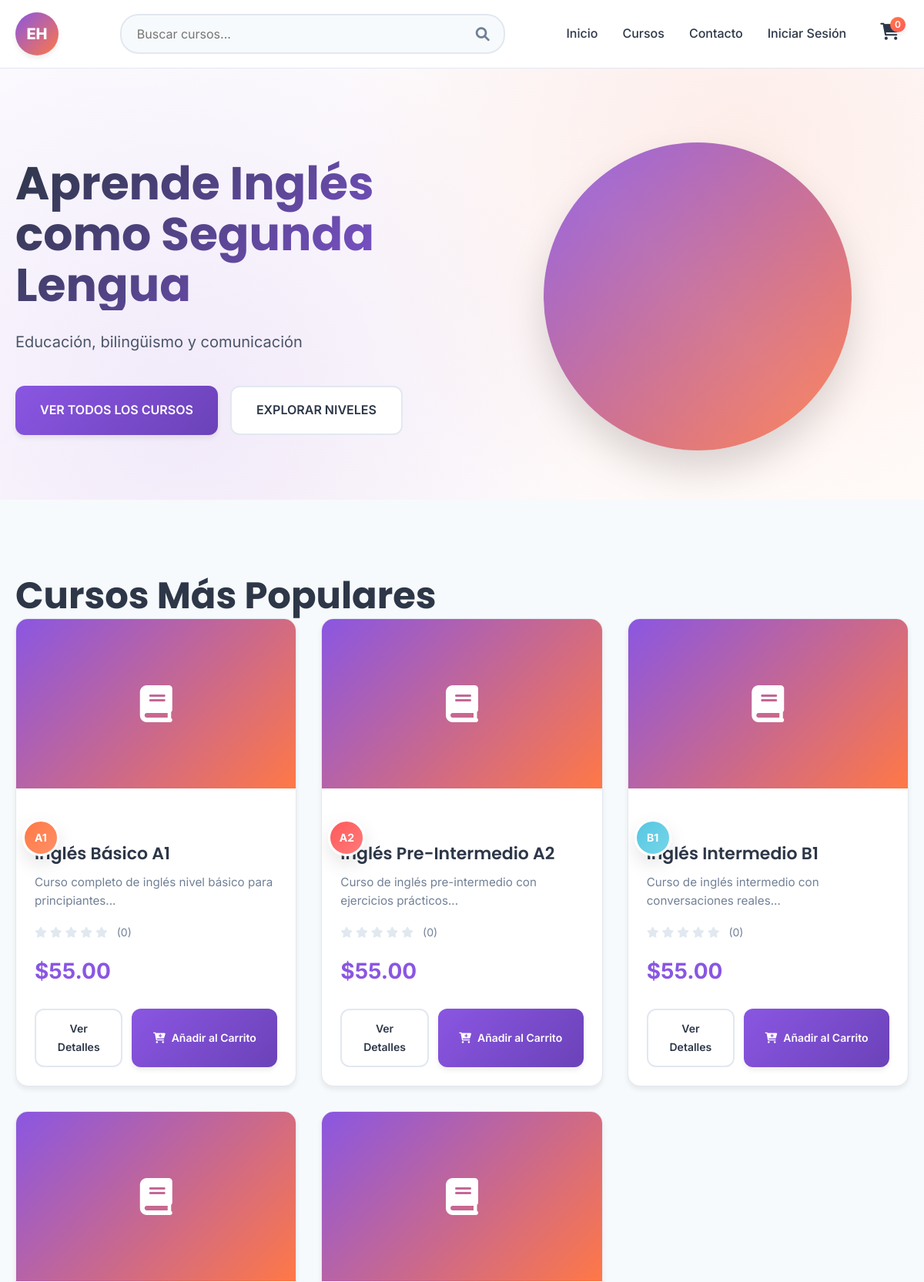
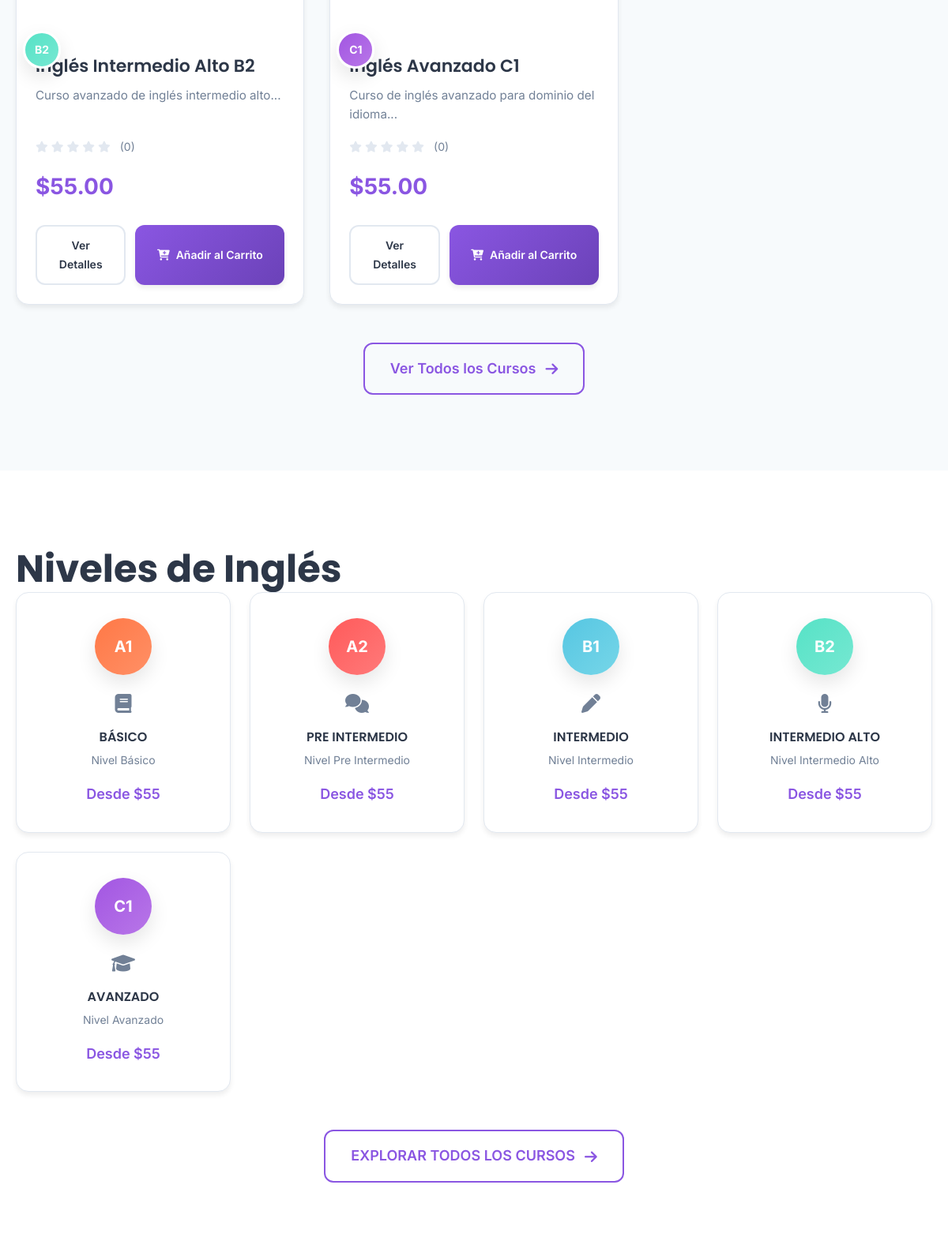
The page / (upper part) on the database its author committed (2 pictures, top to bottom).
### tables this page shows
CREATE TABLE IF NOT EXISTS courses (
    id INT AUTO_INCREMENT PRIMARY KEY,
    title VARCHAR(255) NOT NULL,
    description TEXT,
    price DECIMAL(10, 2) NOT NULL,
    image_url VARCHAR(500),
    level ENUM('A1', 'A2', 'B1', 'B2', 'C1') NOT NULL,
    is_active BOOLEAN DEFAULT TRUE,
    created_at TIMESTAMP DEFAULT CURRENT_TIMESTAMP
);

### config/config.php (called while the page is built, shortened)
<?php
function isLoggedIn() {
    return isset($_SESSION['firebase_user']) && !empty($_SESSION['firebase_user']);
}
?>

### models/Course.php (called while the page is built, shortened)
<?php
require_once dirname(__DIR__) . '/config/database.php';
class Course {
    private $conn;
    private $table = 'courses';
    public function __construct() {
        $database = new Database();
        $this->conn = $database->getConnection();
    }
    public function getAll() {
        $query = "SELECT c.*,
                         (SELECT COUNT(*) FROM videos v WHERE v.course_id = c.id AND v.is_active = 1) as video_count,
                         (SELECT AVG(rating) FROM course_ratings cr WHERE cr.course_id = c.id) as average_rating,
                         (SELECT COUNT(*) FROM course_ratings cr WHERE cr.course_id = c.id) as rating_count
                  FROM " . $this->table . " c
                  WHERE c.is_active = 1
                  ORDER BY c.created_at DESC";
        $stmt = $this->conn->prepare($query);
        $stmt->execute();
        return $stmt->fetchAll(PDO::FETCH_ASSOC);
    }
}
?>

### config/database.php (called while the page is built, shortened)
<?php
class Database {
    private $host = DB_HOST;
    private $db_name = DB_NAME;
    private $username = DB_USER;
    private $password = DB_PASS;
    public function getConnection() {
        $this->conn = null;
        try {
            $this->conn = new PDO(
                "mysql:host=" . $this->host . ";dbname=" . $this->db_name . ";charset=utf8",
                $this->username,
                $this->password
            );
            $this->conn->setAttribute(PDO::ATTR_ERRMODE, PDO::ERRMODE_EXCEPTION);
            $this->conn->setAttribute(PDO::ATTR_DEFAULT_FETCH_MODE, PDO::FETCH_ASSOC);
        } catch(PDOException $exception) {
            echo "Error de conexión: " . $exception->getMessage();
            die();
        }
        return $this->conn;
    }
}
?>

### index.php (the view, shortened to what this page needs)
<?php
require_once __DIR__ . '/config/config.php';
require_once __DIR__ . '/models/Course.php';
$courseModel = new Course();
$courses = $courseModel->getAll();
$featuredCourses = array_slice($courses, 0, 6);
$userDisplayName = 'Usuario';
?>
<!DOCTYPE html>
<html lang="es">
<head>
    <link rel="stylesheet" href="assets/css/styles.css">
    <link rel="stylesheet" href="https://cdnjs.cloudflare.com/ajax/libs/font-awesome/6.0.0-beta3/css/all.min.css">
</head>
<body>
    <header>
        <div class="container">
            <div class="logo">
                <div class="logo-circle">
                    <a href="/"><span>EH</span></a>
                </div>
            </div>
            <div class="search-bar">
                <input type="text" placeholder="Buscar cursos..." id="searchInput">
                <i class="fas fa-search"></i>
            </div>
            <nav>
                <ul>
                    <li><a href="/">Inicio</a></li>
                    <li><a href="courses.php">Cursos</a></li>
                    <li><a href="#contact">Contacto</a></li>
                    <?php if (isLoggedIn()): ?>
                        <li><a href="profile.php"><?php echo htmlspecialchars($userDisplayName); ?></a></li>
                        <?php if (isAdmin()): ?>
                            <li><a href="admin/">Admin</a></li>
                        <?php endif; ?>
                    <?php else: ?>
                        <li><a href="login.php">Iniciar Sesión</a></li>
                    <?php endif; ?>
                </ul>
                <div class="cart" id="cartIcon">
                    <i class="fas fa-shopping-cart"></i>
                    <span class="cart-badge" id="cartBadge">0</span>
                </div>
            </nav>
        </div>
    </header>
    <section class="banner">
        <div class="container">
            <div class="banner-content">
                <h1>Aprende Inglés como Segunda Lengua</h1>
                <p>Educación, bilingüismo y comunicación</p>
                <div class="banner-buttons">
                    <a href="courses.php" class="btn-primary">VER TODOS LOS CURSOS</a>
                    <a href="#courses" class="btn-secondary">EXPLORAR NIVELES</a>
                </div>
            </div>
            <div class="banner-image">
                <div class="image-container">
                </div>
            </div>
        </div>
    </section>
    <section class="best-sellers">
        <div class="container">
            <h2>Cursos Más Populares</h2>
            <div class="products-grid" id="featuredCourses">
                <?php if (!empty($featuredCourses)): ?>
                    <?php foreach ($featuredCourses as $course): ?>
                        <div class="product-card course-item" data-course-id="<?php echo $course['id']; ?>">
                            <div class="course-image">
                                <?php if (!empty($course['image_url'])): ?>
                                    <img src="<?php echo htmlspecialchars($course['image_url']); ?>" alt="<?php echo htmlspecialchars($course['title']); ?>" onerror="this.parentElement.innerHTML='<div class=\'course-placeholder\'><i class=\'fas fa-book\'></i></div>'">
                                <?php else: ?>
                                    <div class="course-placeholder">
                                        <i class="fas fa-book"></i>
                                    </div>
                                <?php endif; ?>
                            </div>
                            <div class="course-info">
                                <div class="level-badge neon-glow <?php echo strtolower($course['level']); ?>">
                                    <?php echo $course['level']; ?>
                                </div>
                                <h3 class="course-title"><?php echo htmlspecialchars($course['title']); ?></h3>
                                <p class="course-description"><?php echo htmlspecialchars(substr($course['description'], 0, 100)); ?>...</p>
                                <div class="course-rating">
                                    <?php
                                    $rating = round($course['average_rating'] ?? 0);
                                    for ($i = 1; $i <= 5; $i++):
                                    ?>
                                        <i class="fas fa-star <?php echo $i <= $rating ? 'active' : ''; ?>"></i>
                                    <?php endfor; ?>
                                    <span>(<?php echo $course['rating_count'] ?? 0; ?>)</span>
                                </div>
                                <div class="course-price">
                                    $<?php echo number_format($course['price'], 2); ?>
                                </div>
                                <div class="course-actions">
                                    <a href="course.php?id=<?php echo $course['id']; ?>" class="btn-secondary">Ver Detalles</a>
                                    <button class="btn-primary add-to-cart-btn" data-course-id="<?php echo $course['id']; ?>">
                                        <i class="fas fa-cart-plus"></i> Añadir al Carrito
                                    </button>
                                </div>
                            </div>
                        </div>
                    <?php endforeach; ?>
                <?php endif; ?>
            </div>
            <div class="view-more">
                <a href="courses.php">Ver Todos los Cursos <i class="fas fa-arrow-right"></i></a>
            </div>
        </div>
    </section>
    <section class="courses" id="courses">
        <div class="container">
            <h2>Niveles de Inglés</h2>
            <div class="courses-grid">
                <div class="course-card" data-level="A1" onclick="window.location.href='courses.php?level=A1'">
                    <div class="level-badge neon-glow orange">A1</div>
                    <div class="course-icon"><i class="fas fa-book"></i></div>
                    <h3 class="course-title">BÁSICO</h3>
                    <p class="course-subtitle">Nivel Básico</p>
                    <p class="course-price">Desde $55</p>
                </div>
                <div class="course-card" data-level="A2" onclick="window.location.href='courses.php?level=A2'">
                    <div class="level-badge neon-glow red">A2</div>
                    <div class="course-icon"><i class="fas fa-comments"></i></div>
                    <h3 class="course-title">PRE INTERMEDIO</h3>
                    <p class="course-subtitle">Nivel Pre Intermedio</p>
                    <p class="course-price">Desde $55</p>
                </div>
                <div class="course-card" data-level="B1" onclick="window.location.href='courses.php?level=B1'">
                    <div class="level-badge neon-glow blue">B1</div>
                    <div class="course-icon"><i class="fas fa-pen"></i></div>
                    <h3 class="course-title">INTERMEDIO</h3>
                    <p class="course-subtitle">Nivel Intermedio</p>
                    <p class="course-price">Desde $55</p>
                </div>
                <div class="course-card" data-level="B2" onclick="window.location.href='courses.php?level=B2'">
                    <div class="level-badge neon-glow teal">B2</div>
                    <div class="course-icon"><i class="fas fa-microphone"></i></div>
                    <h3 class="course-title">INTERMEDIO ALTO</h3>
                    <p class="course-subtitle">Nivel Intermedio Alto</p>
                    <p class="course-price">Desde $55</p>
                </div>
                <div class="course-card" data-level="C1" onclick="window.location.href='courses.php?level=C1'">
                    <div class="level-badge neon-glow purple">C1</div>
                    <div class="course-icon"><i class="fas fa-graduation-cap"></i></div>
                    <h3 class="course-title">AVANZADO</h3>
                    <p class="course-subtitle">Nivel Avanzado</p>
                    <p class="course-price">Desde $55</p>
                </div>
            </div>
            <div class="view-more">
                <a href="courses.php">EXPLORAR TODOS LOS CURSOS <i class="fas fa-arrow-right"></i></a>
            </div>
        </div>
    </section>
</body>
</html>

### rows shown on the page
courses: level "A1", title "Inglés Básico A1", description "Curso completo de inglés nivel básico para principiantes", rating_count "0", price "55.00"
courses: level "A2", title "Inglés Pre-Intermedio A2", description "Curso de inglés pre-intermedio con ejercicios prácticos", rating_count "0", price "55.00"
courses: level "B1", title "Inglés Intermedio B1", description "Curso de inglés intermedio con conversaciones reales", rating_count "0", price "55.00"
courses: level "B2", title "Inglés Intermedio Alto B2", description "Curso avanzado de inglés intermedio alto", rating_count "0", price "55.00"
courses: level "C1", title "Inglés Avanzado C1", description "Curso de inglés avanzado para dominio del idioma", rating_count "0", price "55.00"
